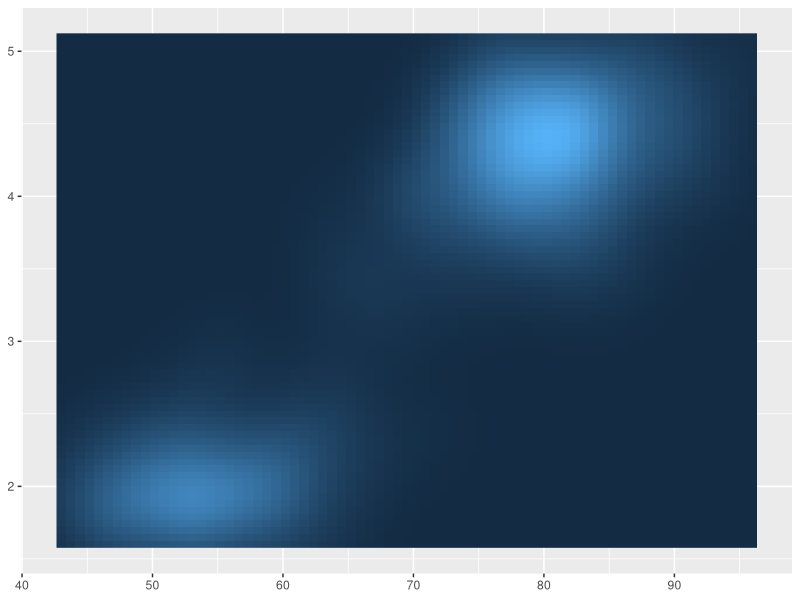
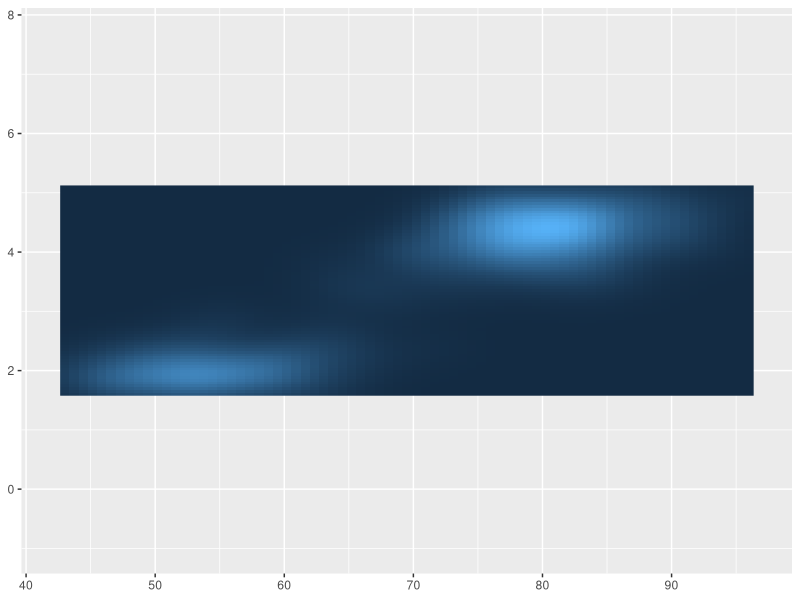

Reproduce these figures in R, in order.
library(ggplot2)
base <- ggplot(faithfuld, aes(waiting, eruptions)) + 
  geom_raster(aes(fill = density)) + 
  theme(legend.position = "none") + 
  labs(x = NULL, y = NULL)

base 
base + 
  scale_x_continuous(expand = expansion(add=3)) + 
  scale_y_continuous(expand = expansion(add=3)) 
